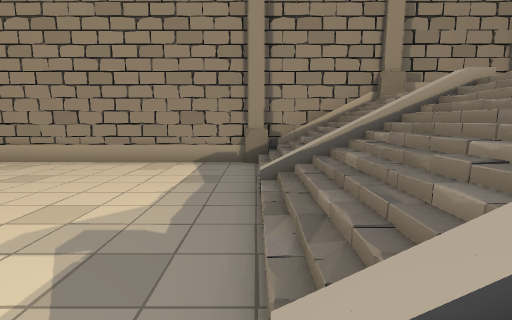
view 1 (above)

13 first-person views from a walk through a 3-D level made in the Unity game engine. The camera is 1.3 m above the floor, tilts 8° down and sees 85° across. The floor is counted in squares, 1 m on a side. Each view is taken from the middle of a square. On the plan, view 1 faces up. The plan holds only what a view shows up to about 13 squares ahead; the rest is blank.

view 2
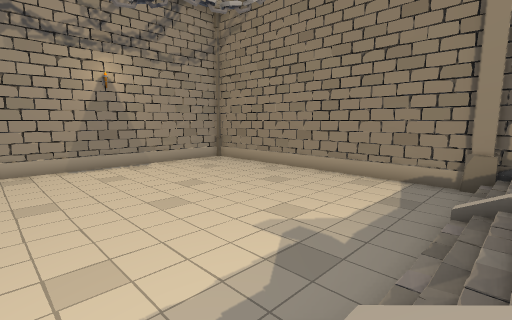

view 3
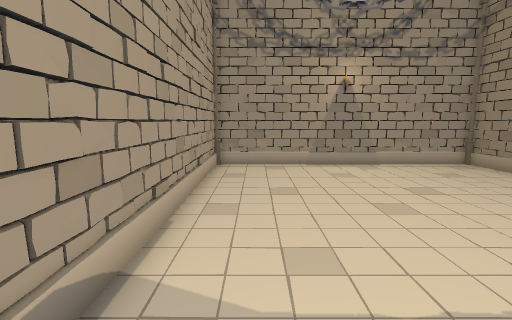

view 4
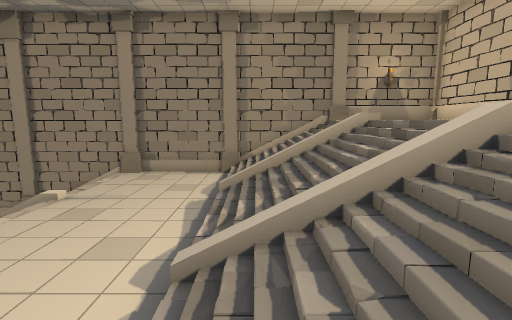

view 5
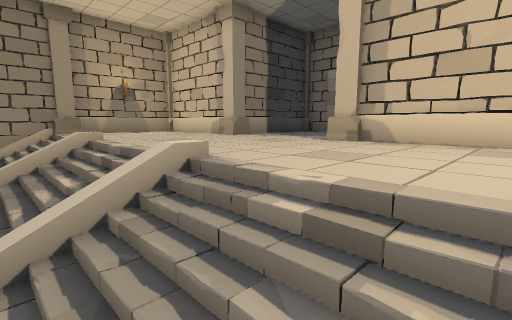

view 6
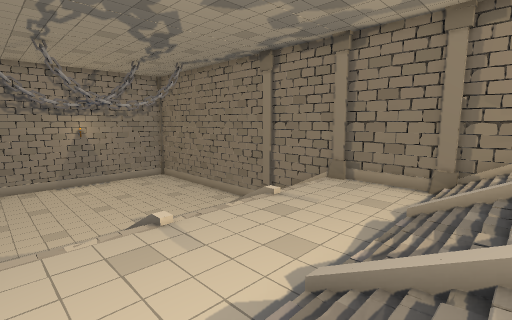

view 7
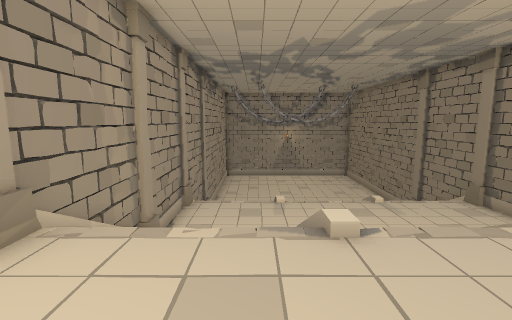

view 8
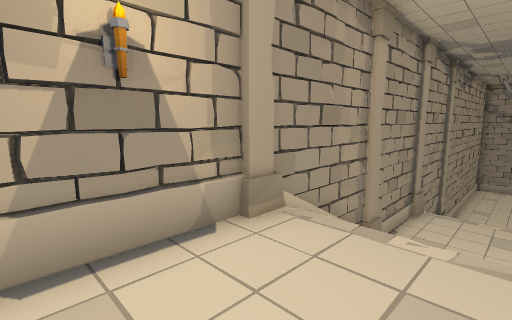

view 9
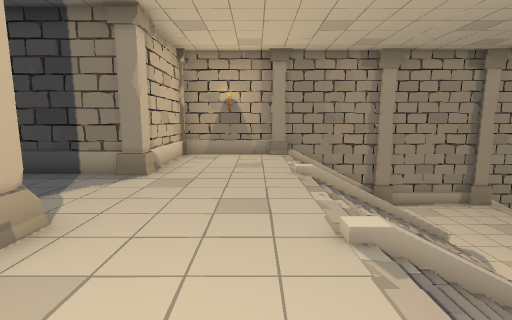

view 10
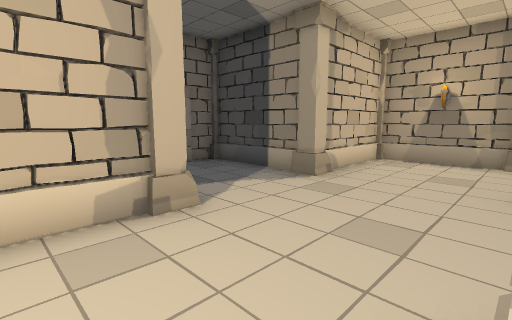

view 11
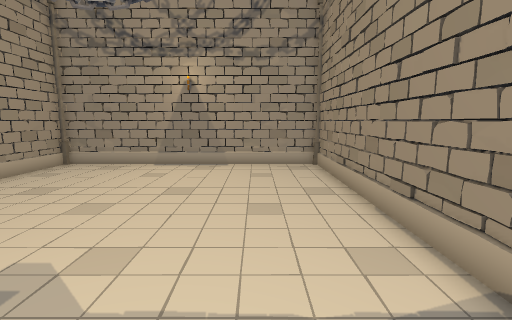

view 12
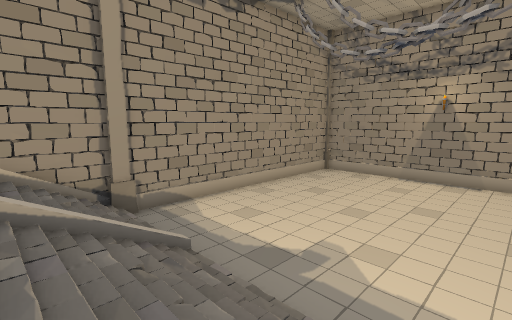

view 13
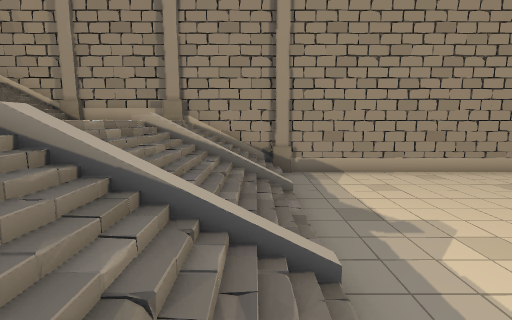

### Floor plan
Key: @ floor where view 1 was taken; # wall or solid block; . main floor; : floor 1.5 m higher than the main floor; + floor 2 m higher than the main floor; * floor 3.5 m higher than the main floor; % floor 4 m higher than the main floor; / step, stairs or slope; C column.
Columns run from 12 left of view 1 to 20 right of it. Each row starts with its distance up from view 1.
  9 ############C###C###C###C####
  8 #...........///:++++///*%%%%#
  7 #.........../// ++++////%%%%#
  6 #...........////++++/  /%%%%#
  5 #.........../////+++/////%%%C####
  4 #...........////++++////%%%%%%%%#
  3 #...........////++++////%%%%%%%%#
  2 #...........////++++////%%%%%%%%#
  1 #.........../////+++/////%%%C####
  0 #...........@/  ++++////%%%%#
 -1 #...........////++++ ///%%%%#
 -2 #...........////++++////%%%%#
 -3 ############C###C###C###C####

Positions as (right, up) in squares from view 1, and headings:
1: (0, 0), facing up
2: (1, -1), facing up-left
3: (1, -1), facing left
4: (9, -2), facing up
5: (10, -2), facing up-right
6: (10, -2), facing up-left
7: (15, 0), facing left
8: (15, 0), facing down-left
9: (13, 8), facing down
10: (12, 7), facing down-right
11: (1, 6), facing left
12: (3, 6), facing down-left
13: (1, 8), facing down
